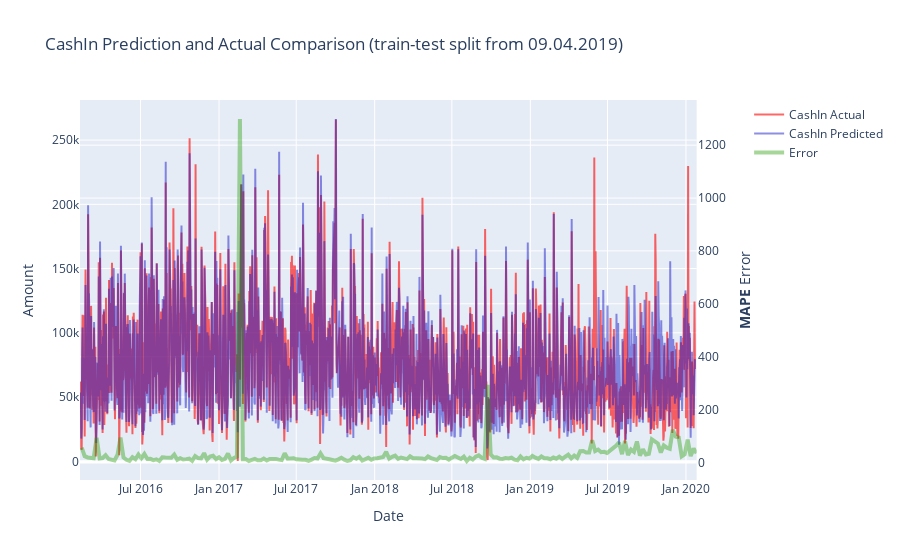

Notebook code cell kept with this figure:
### Code cell
draw_model_error(model, get_input_sets(atm_feature_set[atm_feature_set.columns[2:]], groups), atm_feature_set[TARGET], split_from=X_train.index[-1])

### Figure 1 — Plotly figure (JSON) as saved in the notebook; plotly's stock layout.template omitted (floating-point values rounded to 4 significant figures; data arrays with more than 128 entries replaced by an {"elided": "..."} marker saying what was removed)
{"data": [{"line": {"color": "rgba(255,0,0,0.6)"}, "name": "CashIn Actual", "type": "scatter", "x": {"elided": "1443 str values"}, "xaxis": "x", "y": {"elided": "1443 float values"}, "yaxis": "y"}, {"line": {"color": "rgba(30,30,200,0.5)"}, "name": "CashIn Predicted", "type": "scatter", "x": {"elided": "1443 str values"}, "xaxis": "x", "y": {"elided": "1443 float values"}, "yaxis": "y"}, {"line": {"color": "rgba(34, 155, 0, 0.4)", "width": 4}, "name": "Error", "type": "scatter", "x": {"elided": "207 str values"}, "xaxis": "x", "y": {"elided": "207 float values"}, "yaxis": "y2"}], "layout": {"title": {"text": "CashIn Prediction and Actual Comparison (train-test split from 09.04.2019)"}, "xaxis": {"anchor": "y", "domain": [0, 0.94], "title": {"text": "Date"}}, "yaxis": {"anchor": "x", "domain": [0, 1], "title": {"text": "Amount"}}, "yaxis2": {"anchor": "x", "overlaying": "y", "side": "right", "title": {"text": "<b>MAPE</b> Error"}}}}
